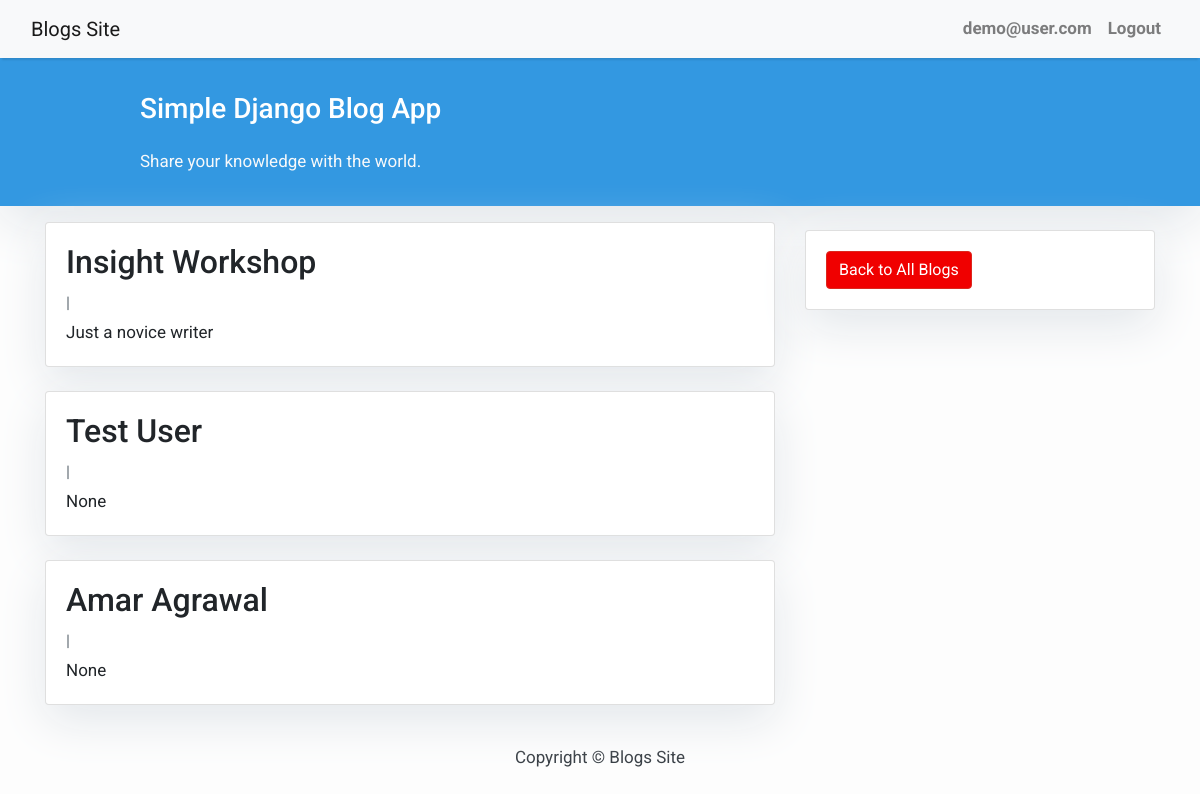
The app's page /author/all/ (signed in) with its own data.
### author/models.py (models this page shows, shortened)
class User(AbstractUser):
    username = None
    email = models.EmailField(_('email address'), unique=True)
    USERNAME_FIELD = 'email'
    REQUIRED_FIELDS = ['first_name', 'last_name']
    objects = UserManager()

class Author(models.Model):
    user = models.OneToOneField(User, on_delete=models.CASCADE)
    name = models.CharField(max_length=150)
    bio = models.CharField(max_length=200, null=True, blank=True)
    occupation = models.CharField(max_length=100, null=True, blank=True)
    profile_image = models.ImageField(null=True, blank=True)

### author/views.py (the view)
# urls.py: path('all/', AuthorList.as_view(), name='authors'),
class AuthorList(ListView):
    model = Author
    context_object_name = 'authors'
    template_name = 'blog/authors.html'
    paginate_by = 3

### templates/blog/authors.html (shortened to what this page needs)
{% extends 'blog/base.html' %}
{% block content %}
<header class="masthead">
    <div class="container">
        <div class="row">
            <div class=" col-md-8 col-md-10 mx-auto">
                <div class="site-heading">
                    <h3 class=" site-heading my-4 mt-3 text-white"> Simple Django Blog App </h3>
                    <p class="text-light">Share your knowledge with the world. &nbsp
                    </p>
                </div>
            </div>
        </div>
    </div>
</header>
<div class="container">
    <div class="row">
        <div class="col-md-8 mt-3 left">
            {% for author in authors %}
            <div class="card mb-4">
                <div class="card-body">
                    <h2 class="card-title">{{ author.name }}</h2>
                    <p class="card-text text-muted h6">{{ author.username }} | {{ author.email}} </p>
                    <p class="card-text">{{author.bio|slice:":200" }}</p>
                </div>
            </div>
            {% endfor %}
        </div>
        {% block sidebar %}
        <div class="col-md-4 float-right ">
            <div class="card my-4">
                <div class="card-body">
                    <a href="{% url 'blog:home' %}" class="btn btn-danger">Back to All Blogs</a>
                </div>
            </div>
        </div>
        {% endblock sidebar %}
    </div>
</div>
{%endblock%}

### templates/blog/base.html (shortened to what this page needs)
{% load static %}
<!DOCTYPE html>
<html>
<head>
    <link rel="stylesheet" href="https://maxcdn.bootstrapcdn.com/bootstrap/4.0.0/css/bootstrap.min.css"
/>
    <link rel="stylesheet" href="{% static 'css/base.css' %}">
</head>
<body>
<nav class="navbar navbar-expand-lg navbar-light bg-light shadow" id="mainNav">
    <div class="container-fluid">
        <a class="navbar-brand" href="{% url 'blog:home' %}">Blogs Site</a>
        <div class="collapse navbar-collapse" id="navbarResponsive">
            {% if not request.user or request.user.is_anonymous %}
            <ul class="navbar-nav ml-auto">
                <li class="nav-item text-black">
                    <a class="nav-link text-black font-weight-bold" href="#">Contact</a>
                </li>
                <li class="nav-item text-black">
                    <a class="nav-link text-black font-weight-bold" href="{% url 'author:login' %}">Log In</a>
                </li>
            </ul>
            {% else %}
            <ul class="navbar-nav ml-auto">
                <li class="nav-item text-black">
                    <a class="nav-link text-black font-weight-bold" href="{% url 'author:profile' %}">{{request.user}}</a>
                </li>
                <li class="nav-item text-black">
                    <a class="nav-link text-black font-weight-bold" href="{% url 'author:logout' %}">Logout</a>
                </li>
            </ul>
            {% endif %}
        </div>
    </div>
</nav>
{% block content %}{% endblock content %}
<footer class="py-3 bg-grey">
    <p class="m-0 text-dark text-center ">Copyright &copy; Blogs Site</p>
</footer>
</body>
</html>

### static/css/base.css (style rules this page uses)
body { font-family: "Roboto", sans-serif; font-size: 17px; background-color: #fdfdfd; }
.shadow { box-shadow: 0 4px 2px -2px rgba(0, 0, 0, 0.1); }
.btn-danger { color: #fff; background-color: #f00000; border-color: #dc281e; }
.masthead { background: #3398E1; height: auto; padding-bottom: 15px; box-shadow: 0 16px 48px #E3E7EB; padding-top: 10px; }
.card { box-shadow: 0 16px 48px #E3E7EB; }

### records on screen
User: user "demo@user.com"
Author: name "Insight Workshop", bio "Just a novice writer"
Author: name "Test User", bio "None"
Author: name "Amar Agrawal", bio "None"
